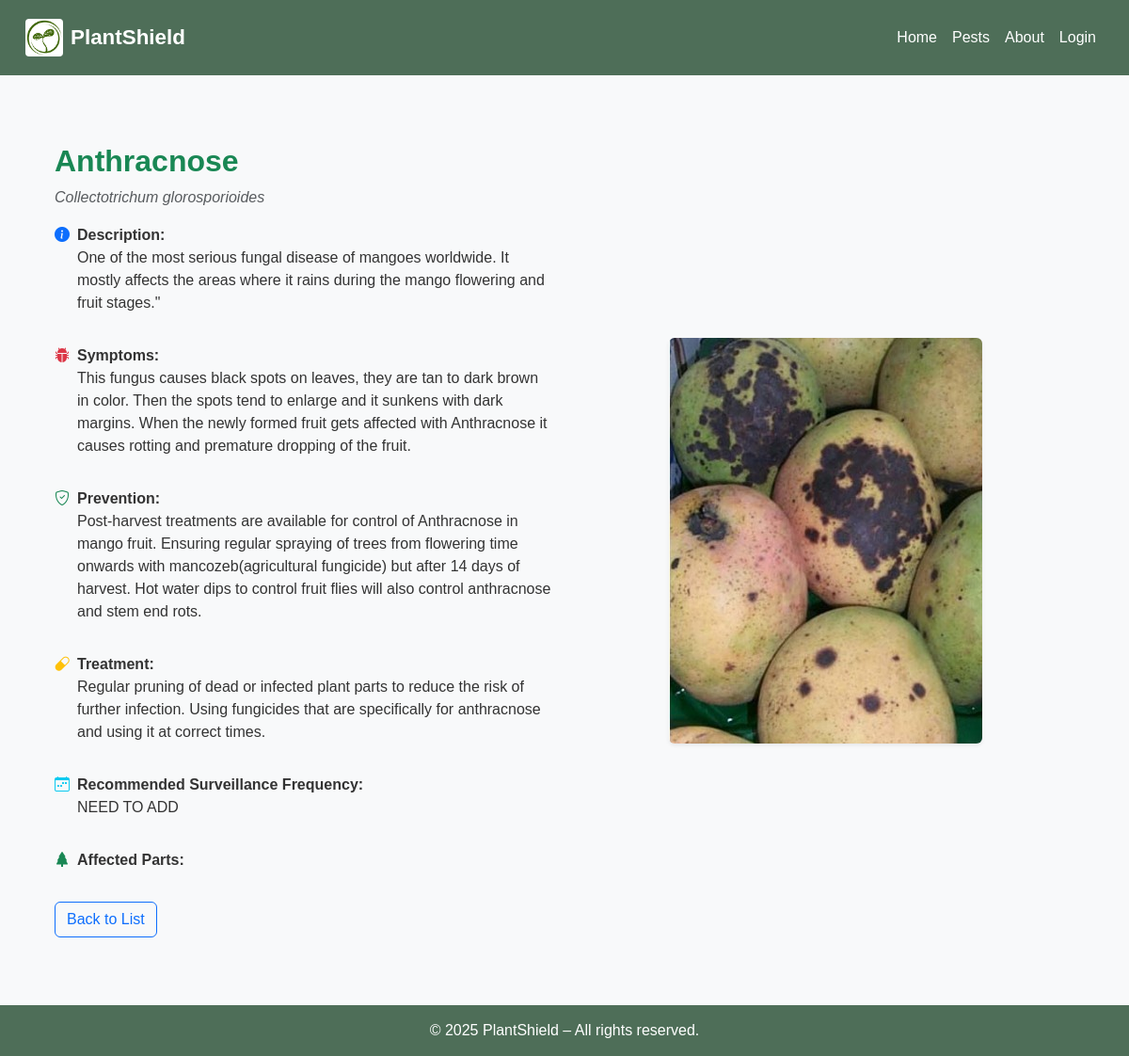
The page /pests/1/ on the database as committed earlier.
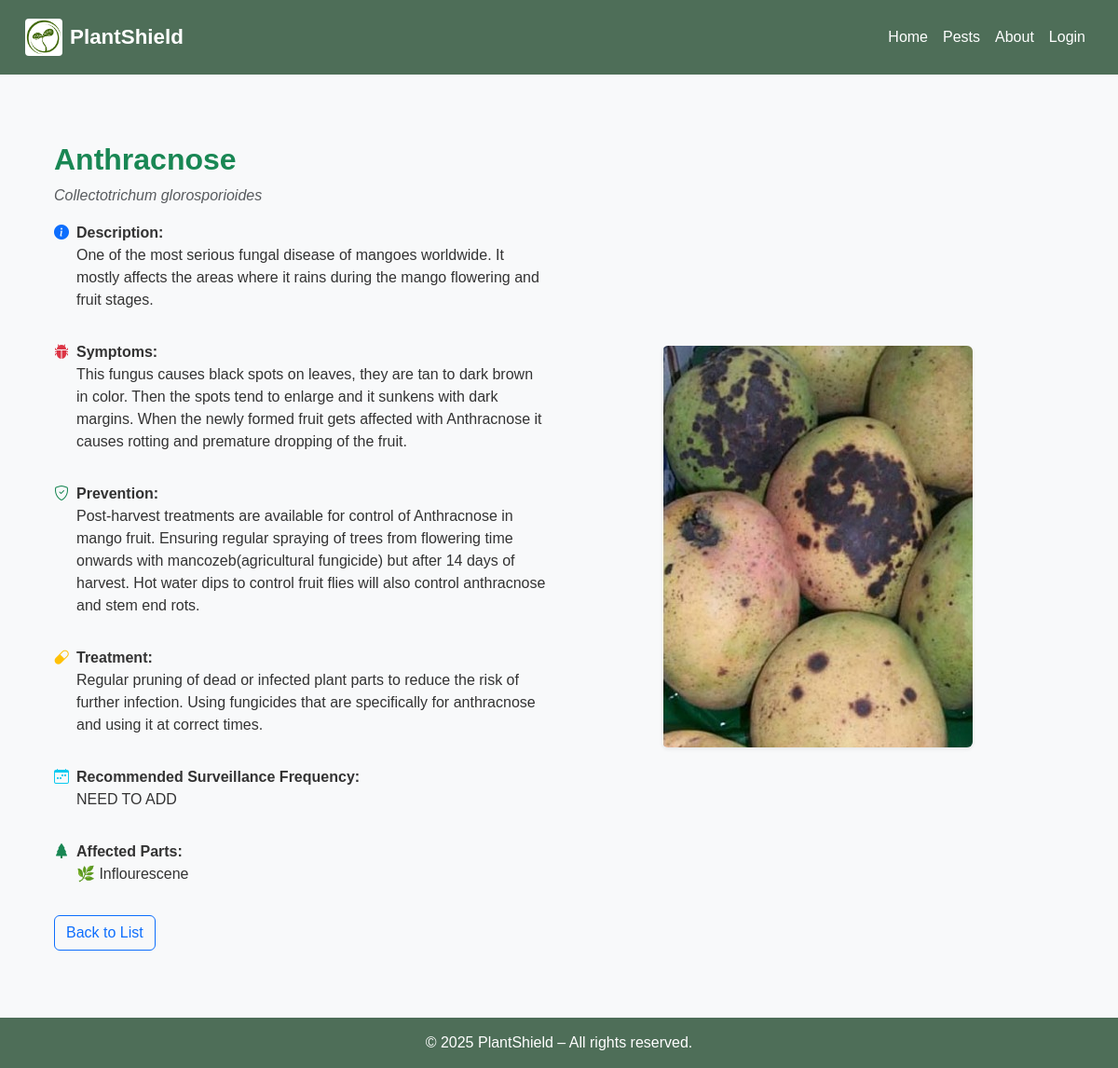
The same page on the database as committed later.
### pest_web/models.py (models this page shows, shortened)
class PestDisease(models.Model):
    identifier = models.IntegerField(
        null=False,
        blank=False,
        unique=False,
        default=1,
    )
    name = models.CharField(max_length=100)
    scientific_name = models.CharField(max_length=100)
    description = models.TextField(blank=True)
    image_url = models.CharField(blank=True, max_length=250)
    image_reference = models.TextField(blank=True)
    symptoms = models.TextField()
    prevention = models.TextField()
    treatment = models.TextField()
    affected_parts = models.ManyToManyField(PlantPart)  # Changed to ManyToMany as a pest can affect multiple parts
    recommended_frequency = models.CharField(max_length=100)
    plant_type = models.ForeignKey(PlantType, on_delete=models.SET_NULL, null=True, blank=True) # Using CharField for now, can be ForeignKey if you create PlantType model

class PlantPart(models.Model):
    name = models.CharField(max_length=100)
    description = models.TextField(blank=True)

### pest_web/views.py (the view)
# urls.py: re_path(r'^pests/(?P<pk>\d+)/s*$', PestDiseaseDetailView.as_view(), name='pest_detail'),
class PestDiseaseDetailView(DetailView):
    model = PestDisease
    template_name = 'pests/details.html'
    context_object_name = 'pest'

### pest_web/templates/pests/details.html (shortened to what this page needs)
{% extends "pests/base.html" %}
{% load static %}
{% block content %}
<section class="container my-5 pest-detail">
  <div class="row g-4 align-items-center">
    <div class="col-md-6">
      <h2 class="text-success fw-bold">{{ pest.name }}</h2>
      <p class="text-muted fst-italic">{{ pest.scientific_name }}</p>
      <div class="mb-3 d-flex align-items-start">
        <span class="me-2"><i class="bi bi-info-circle-fill text-primary"></i></span>
        <div>
          <strong>Description:</strong>
          <p>{{ pest.description }}</p>
        </div>
      </div>
      <div class="mb-3 d-flex align-items-start">
        <span class="me-2"><i class="bi bi-bug-fill text-danger"></i></span>
        <div>
          <strong>Symptoms:</strong>
          <p>{{ pest.symptoms }}</p>
        </div>
      </div>
      <div class="mb-3 d-flex align-items-start">
        <span class="me-2"><i class="bi bi-shield-check text-success"></i></span>
        <div>
          <strong>Prevention:</strong>
          <p>{{ pest.prevention }}</p>
        </div>
      </div>
      <div class="mb-3 d-flex align-items-start">
        <span class="me-2"><i class="bi bi-capsule text-warning"></i></span>
        <div>
          <strong>Treatment:</strong>
          <p>{{ pest.treatment }}</p>
        </div>
      </div>
      <div class="mb-3 d-flex align-items-start">
        <span class="me-2"><i class="bi bi-calendar-week text-info"></i></span>
        <div>
          <strong>Recommended Surveillance Frequency:</strong>
          <p>{{ pest.recommended_frequency }}</p>
        </div>
      </div>
      <div class="mb-3 d-flex align-items-start">
        <span class="me-2"><i class="bi bi-tree-fill text-success"></i></span>
        <div>
          <strong>Affected Parts:</strong>
          <ul class="list-unstyled mb-0">
            {% for part in pest.affected_parts.all %}
              <li>🌿 {{ part.name }}</li>
            {% endfor %}
          </ul>
        </div>
      </div>
      <a href="{% url 'pest_list' %}" class="btn btn-outline-primary mt-3">Back to List</a>
    </div>
    <div class="col-md-6 text-center">
      {% if pest.image_url %}
  <img src="{% static pest.image_url %}" alt="{{ pest.name }}" class="img-fluid rounded shadow-sm">
{% else %}
  <img src="{% static 'images/placeholder.png' %}" alt="No image" class="img-fluid rounded shadow-sm">
{% endif %}
    </div>
  </div>
</section>
{% endblock %}

### pest_web/templates/pests/base.html (shortened to what this page needs)
<!DOCTYPE html>
<html lang="en">
<head>
  {% load widget_tweaks %}
  {% load static %}
  <link href="https://cdn.jsdelivr.net/npm/bootstrap@5.3.0/dist/css/bootstrap.min.css" rel="stylesheet" />
  <link rel="stylesheet" href="https://cdn.jsdelivr.net/npm/bootstrap-icons/font/bootstrap-icons.css">
  <link rel="stylesheet" href="{% static 'css/style.css' %}" />
</head>
<body>
  <nav class="navbar navbar-expand-lg sticky-top">
    <div class="container-fluid">
      <a class="navbar-brand d-flex align-items-center fw-bold" href="{% url 'home' %}">
        <img src="{% static 'images/logo.png' %}" alt="Logo" width="40" height="40" class="d-inline-block align-text-top me-2" />
        <span class="fw-bold">PlantShield</span>
      </a>
      <div class="collapse navbar-collapse" id="navbarNav">
        <ul class="navbar-nav ms-auto mb-2 mb-lg-0">
          <li class="nav-item"><a class="nav-link {% if request.path == '/' %}active{% endif %}" href="{% url 'home' %}">Home</a></li>
          <li class="nav-item"><a class="nav-link {% if request.path == '/pests/' %}active{% endif %}" href="{% url 'pest_list' %}">Pests</a></li>
          <li class="nav-item"><a class="nav-link {% if request.path == '/about/' %}active{% endif %}" href="{% url 'about' %}">About</a></li>
          {% if user.is_authenticated %}
            <li class="nav-item"><a class="nav-link {% if request.path == '/surveillance/' %}active{% endif %}" href="{% url 'surveillance_dashboard' %}">Surveillance</a></li>
            <li class="nav-item"><a class="nav-link {% if request.path == '/dashboard/' %}active{% endif %}" href="{% url 'dashboard_management' %}">Dashboard</a></li>
            <li class="nav-item"><a class="nav-link {% if request.path == '/profile/' %}active{% endif %}" href="{% url 'user_profile' %}">Profile</a></li>
            <li class="nav-item">
              <form action="{% url 'logout' %}" method="post" class="d-inline">
                {% csrf_token %}
                <button class="btn btn-outline-primary btn-sm" type="submit">Logout</button>
              </form>
            </li>
          {% else %}
            <li class="nav-item"><a class="nav-link" href="{% url 'login' %}">Login</a></li>
          {% endif %}
        </ul>
      </div>
    </div>
  </nav>
  <main class="container py-4">
    {% block content %}
    {% endblock %}
  </main>
  <footer>
    &copy; 2025 PlantShield – All rights reserved.
  </footer>
</body>
</html>

### pest_web/static/css/style.css (style rules this page uses)
* { margin: 0; padding: 0; box-sizing: border-box; }
body { font-family: Arial, sans-serif; background-color: #f8f9fa; color: #333; }
.navbar { background-color: #4e6e58; color: #fff; padding: 15px; }
.navbar-brand span { color: #fff; font-weight: bold; font-size: 1.4rem; }
.navbar-brand img { border-radius: 4px; }
.navbar-nav { align-items: center; }
.navbar-nav .nav-link { color: #fff; font-weight: 500; padding: 10px 15px; transition: color 0.3s ease, border-bottom 0.3s ease; }
main.container { padding: 2rem 1rem; }
footer { background-color: #4e6e58; color: #fff; text-align: center; padding: 15px 0; bottom: 0; width: 100%; }

Rows that differ between the two databases and show on the page:
changed PestDisease "Anthracnose": description "One of the most serious fungal disease of mangoes worldwide. It mostly affects the areas where it rains during the mango flowering and fruit stages.\"" → "One of the most serious fungal disease of mangoes worldwide. It mostly affects the areas where it rains during the mango flowering and fruit stages."
now on this page (row unchanged): PlantPart: name "Inflourescene"
